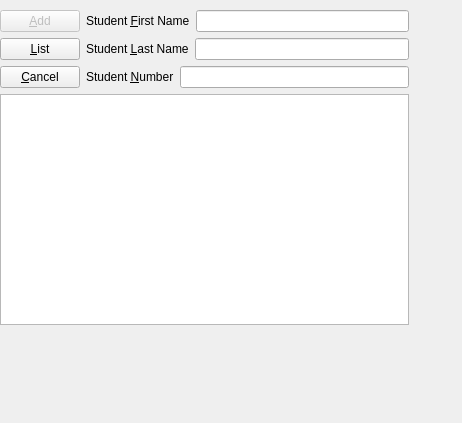
<?xml version="1.0" encoding="UTF-8"?>
<ui version="4.0">
 <class>StudentDialog</class>
 <widget class="QDialog" name="StudentDialog">
  <property name="geometry">
   <rect>
    <x>0</x>
    <y>0</y>
    <width>462</width>
    <height>423</height>
   </rect>
  </property>
  <property name="windowTitle">
   <string>AddDialod</string>
  </property>
  <widget class="QWidget" name="">
   <property name="geometry">
    <rect>
     <x>0</x>
     <y>10</y>
     <width>409</width>
     <height>315</height>
    </rect>
   </property>
   <layout class="QGridLayout" name="gridLayout">
    <item row="0" column="0">
     <layout class="QHBoxLayout" name="horizontalLayout_5">
      <item>
       <layout class="QVBoxLayout" name="verticalLayout">
        <item>
         <widget class="QPushButton" name="addButton">
          <property name="enabled">
           <bool>false</bool>
          </property>
          <property name="text">
           <string>&amp;Add</string>
          </property>
         </widget>
        </item>
        <item>
         <widget class="QPushButton" name="listButton">
          <property name="text">
           <string>&amp;List</string>
          </property>
         </widget>
        </item>
        <item>
         <widget class="QPushButton" name="cancelPsuhButton">
          <property name="text">
           <string>&amp;Cancel</string>
          </property>
         </widget>
        </item>
       </layout>
      </item>
      <item>
       <layout class="QHBoxLayout" name="horizontalLayout_4">
        <item>
         <layout class="QVBoxLayout" name="verticalLayout_2">
          <item>
           <layout class="QHBoxLayout" name="horizontalLayout">
            <item>
             <widget class="QLabel" name="label">
              <property name="text">
               <string>Student &amp;First Name</string>
              </property>
              <property name="buddy">
               <cstring>lineEdit</cstring>
              </property>
             </widget>
            </item>
            <item>
             <widget class="QLineEdit" name="lineEdit"/>
            </item>
           </layout>
          </item>
          <item>
           <layout class="QHBoxLayout" name="horizontalLayout_2">
            <item>
             <widget class="QLabel" name="label_3">
              <property name="text">
               <string>Student &amp;Last Name</string>
              </property>
              <property name="buddy">
               <cstring>lineEdit_2</cstring>
              </property>
             </widget>
            </item>
            <item>
             <widget class="QLineEdit" name="lineEdit_2"/>
            </item>
           </layout>
          </item>
          <item>
           <layout class="QHBoxLayout" name="horizontalLayout_3">
            <item>
             <widget class="QLabel" name="label_2">
              <property name="text">
               <string>Student &amp;Number</string>
              </property>
              <property name="buddy">
               <cstring>lineEdit_3</cstring>
              </property>
             </widget>
            </item>
            <item>
             <widget class="QLineEdit" name="lineEdit_3"/>
            </item>
           </layout>
          </item>
         </layout>
        </item>
       </layout>
      </item>
     </layout>
    </item>
    <item row="1" column="0">
     <widget class="QListWidget" name="list"/>
    </item>
   </layout>
  </widget>
 </widget>
 <resources/>
 <connections>
  <connection>
   <sender>cancelPsuhButton</sender>
   <signal>clicked()</signal>
   <receiver>StudentDialog</receiver>
   <slot>reject()</slot>
   <hints>
    <hint type="sourcelabel">
     <x>364</x>
     <y>83</y>
    </hint>
    <hint type="destinationlabel">
     <x>342</x>
     <y>131</y>
    </hint>
   </hints>
  </connection>
 </connections>
</ui>
